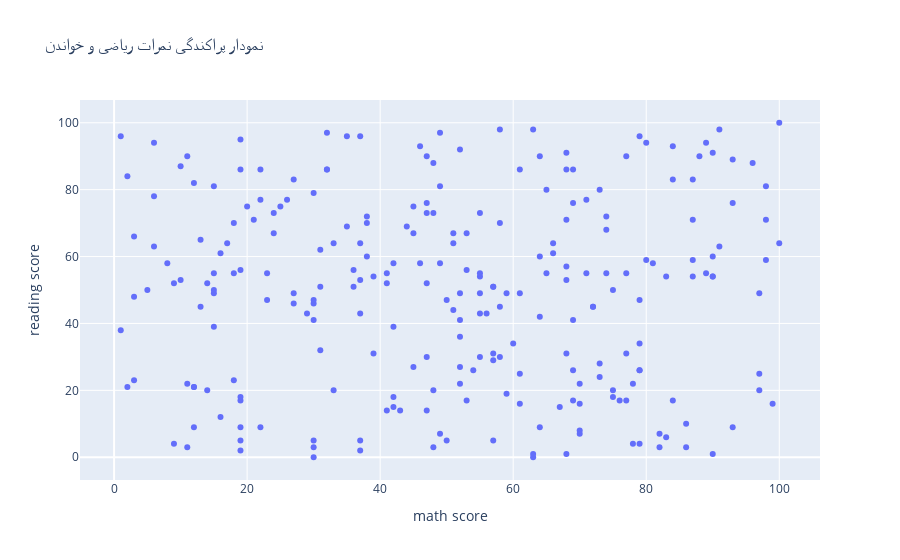

Source (notebook cell):
### Markdown cell above
<p dir=rtl style="direction: rtl; text-align: justify; line-height:200%; font-family:vazir; font-size:medium">
<font face="vazir" size=3>
 لطفا فقط قسمتهایی که روبروی آنها <code>None</code> نوشته شده است را تغییر دهید و مورد دیگری را اضافه نکنید و تغییر ندهید زیرا نمودار شما توسط سیستم داوری بررسی میشود و تغییر در این قسمت ممکن است باعث عدم داوری صحیح شود.



</font>
</p>

### Code cell
# TODO: produce a Scatter Plot for the math score and reading score
fig = px.scatter(df, x='math score', y='reading score', title="نمودار پراکندگی نمرات ریاضی و خواندن")

fig.show()
fig.write_json('./scatter.json')

### Figure 1 — Plotly figure (JSON) as saved in the notebook; plotly's stock layout.template omitted (floating-point values rounded to 4 significant figures; data arrays with more than 128 entries replaced by an {"elided": "..."} marker saying what was removed)
{"data": [{"hovertemplate": "math score=%{x}<br>reading score=%{y}<extra></extra>", "legendgroup": "", "marker": {"color": "#636efa", "symbol": "circle"}, "mode": "markers", "name": "", "orientation": "v", "showlegend": false, "type": "scatter", "x": {"elided": "250 int values"}, "xaxis": "x", "y": {"elided": "250 int values"}, "yaxis": "y"}], "layout": {"legend": {"tracegroupgap": 0}, "title": {"text": "نمودار پراکندگی نمرات ریاضی و خواندن"}, "xaxis": {"anchor": "y", "domain": [0, 1], "title": {"text": "math score"}}, "yaxis": {"anchor": "x", "domain": [0, 1], "title": {"text": "reading score"}}}}
